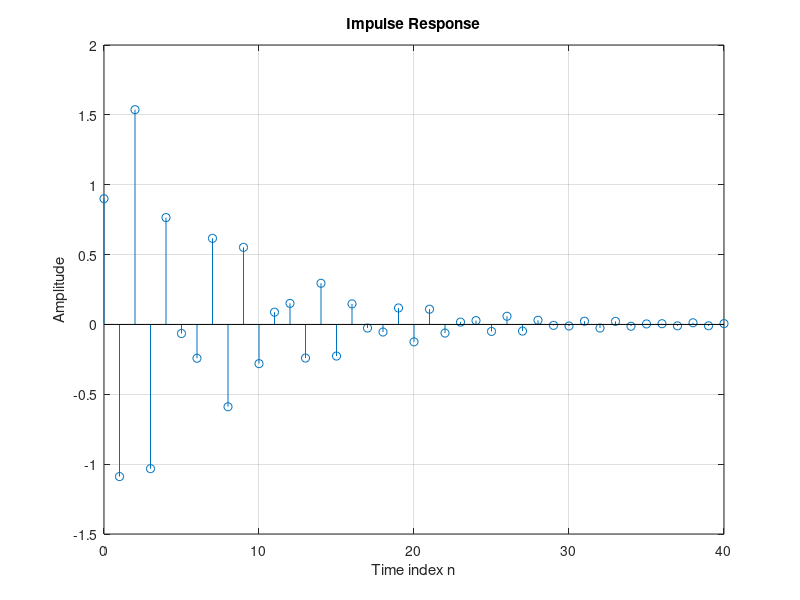

MATLAB code to generate this figure:
% Define the coefficients of the difference equation
a = [1, 0.71, -0.46, -0.62];
b = [0.9, -0.45, 0.35, 0.002];

% Compute the impulse response
L = 41; % Number of samples
n = 0:L-1;
h = impz(b, a, L);

% Display h
disp(h(1:5));

% Plot the impulse response
stem(n, h);
xlabel('Time index n');
ylabel('Amplitude');
title('Impulse Response');
grid;
